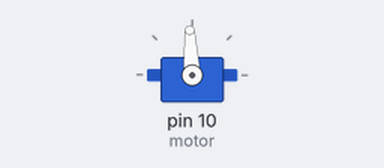
Recording of a sketch running on a simulated Arduino Uno, built with avr-gcc and run on an emulated ATmega328P. Shown: servo.

Above: at 0.05 s.
At 1.5 s:
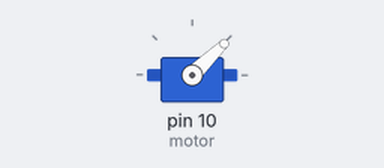
At 3.0 s:
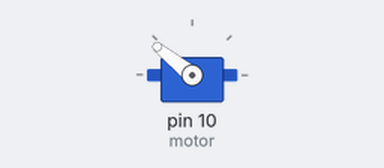
Timing chart, 0 to 6.9 s (numbered marks = the images above):
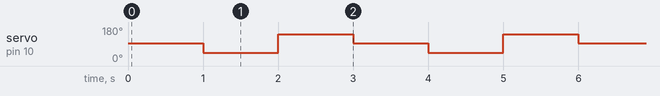

The sketch:

motor_arduino_code.ino
```cpp
#include <Servo.h>

Servo motor;

void setup() {
  motor.attach(10);  // Use the appropriate pin
}

void loop() {
  motor.writeMicroseconds(1500);  // Set the pulse width for the center position
  delay(1000);  // Wait for a second

  motor.writeMicroseconds(1000);  // Set the pulse width for minimum speed
  delay(1000);  // Wait for a second

  motor.writeMicroseconds(2000);  // Set the pulse width for maximum speed
  delay(1000);  // Wait for a second
}
```

Measured:
- by itself, servo on pin 10 (motor): repeats every 3.0 s: 141° 1.0 s, 93° 1.0 s, 44° 1.0 s
